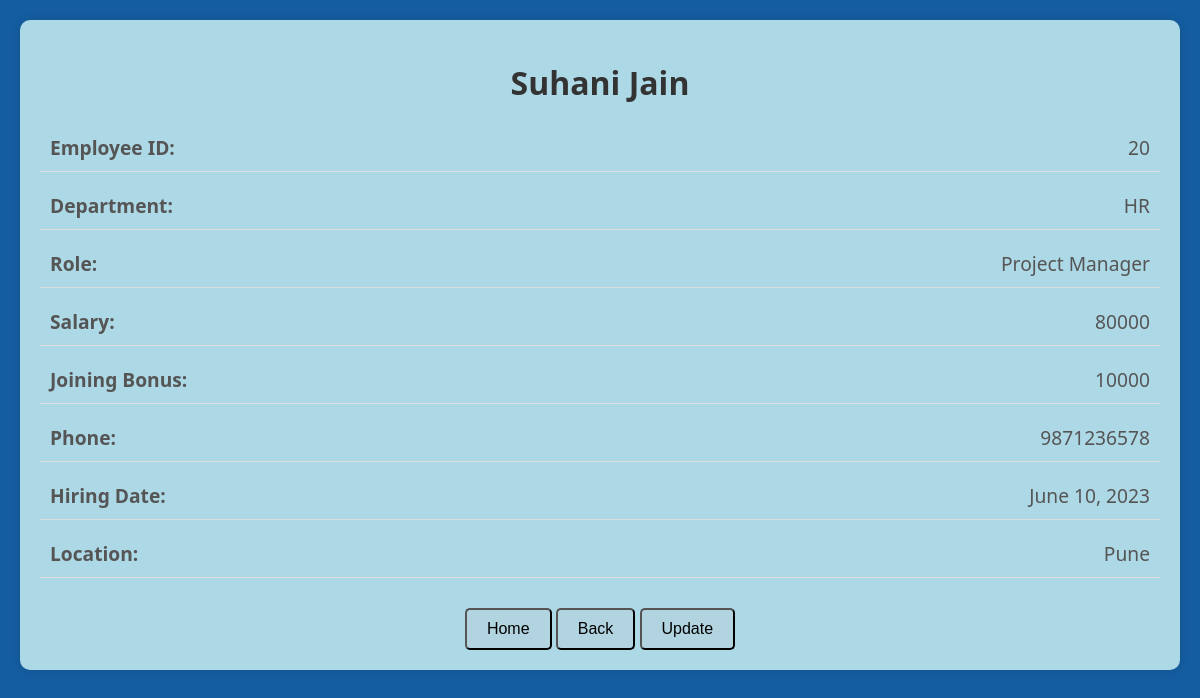
Page /viewall/viewone/20/ on the committed database.
### emp_app/models.py (models this page shows, shortened)
class Employee(models.Model):
    f_name=models.CharField(max_length=100,null=False)
    l_name=models.CharField(max_length=100)
    dept=models.ForeignKey(Department,on_delete=models.CASCADE)
    salary=models.IntegerField(default=0)
    bonus=models.IntegerField(default=0)
    role=models.ForeignKey(Role,on_delete=models.CASCADE)
    phone=models.IntegerField(default=0)
    hire_date=models.DateField()

class Department(models.Model):
    name = models.CharField(max_length=100,null=False)
    location= models.CharField(max_length=100)

class Role(models.Model):
    name=models.CharField(max_length=100,null=False)

### emp_app/views.py (the view)
# urls.py: path('viewall/viewone/<int:id>/', views.viewone, name='viewone'),
def viewone(request, id):
    emp = get_object_or_404(Employee, id=id)
    context = {'x': emp}
    return render(request, 'viewone.html', context)

### emp_app/templates/viewone.html (shortened to what this page needs)
<!DOCTYPE html>
<html lang="en">
<head>
</head>
<body>
    <div class="container">
        <h1>{{ x.f_name }} {{ x.l_name }}</h1>
        <div class="details">
            <span class="label">Employee ID:</span>
            <span class="value">{{ x.id }}</span>
        </div>
        <div class="details">
            <span class="label">Department:</span>
            <span class="value">{{ x.dept.name }}</span>
        </div>
        <div class="details">
            <span class="label">Role:</span>
            <span class="value">{{ x.role.name }}</span>
        </div>
        <div class="details">
            <span class="label">Salary:</span>
            <span class="value">{{ x.salary }}</span>
        </div>
        <div class="details">
            <span class="label">Joining Bonus:</span>
            <span class="value">{{ x.bonus }}</span>
        </div>
        <div class="details">
            <span class="label">Phone:</span>
            <span class="value">{{ x.phone }}</span>
        </div>
        <div class="details">
            <span class="label">Hiring Date:</span>
            <span class="value">{{ x.hire_date }}</span>
        </div>
        <div class="details">
            <span class="label">Location:</span>
            <span class="value">{{ x.dept.location }}</span>
        </div>
        <a href="/" style="text-decoration: none;">
            <button>Home</button>
        </a>
        <a href="/viewall" style="text-decoration: none;">
            <button>Back</button>
        </a>
        <a href="{% url 'update_employee' x.id %}" style="text-decoration: none;">
            <button>Update</button>
        </a>
    </div>
</body>
</html>

### emp_app/templates/viewone.html (style rules this page uses)
body { background-color: #145DA0; font-family: 'Segoe UI', Tahoma, Geneva, Verdana, sans-serif; margin: 0; padding: 0; box-sizing: border-box; }
.container { padding: 20px; background-color: #ADD8E6; border-radius: 10px; box-shadow: 0 0 10px rgba(0, 0, 0, 0.1); margin: 20px; text-align: center; }
h1 { color: #333; font-weight: bold; font-size: 2em; margin-bottom: 20px; }
.details { font-size: 1.2em; color: #555; margin-bottom: 10px; display: flex; justify-content: space-between; padding: 10px; border-bottom: 1px solid #ddd; }
.label { font-weight: bold; }
button { text-decoration: none; margin-top: 20px; cursor: pointer; color: black; background-color: #B1D4E0; padding: 10px 20px; border: 3px 3px 3px black; border-radius: 5px; font-size: 1em; }

### rows in the picture
Employee: f_name "Suhani", l_name "Jain", id "20", dept.name "HR", role.name "Project Manager", salary "80000", bonus "10000", phone "9871236578", hire_date "June 10, 2023", dept.location "Pune"
